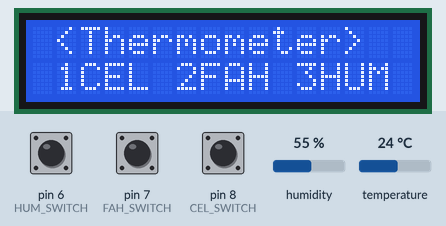
This sketch was run on a simulated Arduino Uno, built with avr-gcc and run on an emulated ATmega328P. Shown: 16×2 character LCD. The test bench sets the inputs (shaded band); at power-on: pin 6 (HUM_SWITCH) LOW, pin 7 (FAH_SWITCH) LOW, pin 8 (CEL_SWITCH) LOW, temperature 24 °C, humidity 55 %. What the sketch prints to the serial monitor is not drawn.

Above: at 1.2 s.
1.3 s: pin 6 (HUM_SWITCH) pulled HIGH for 2.4 s
At 2.5 s:
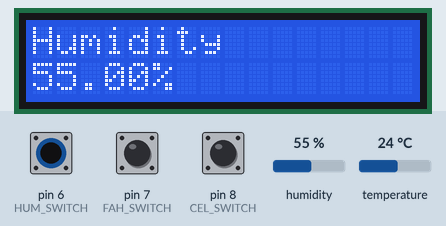
5.2 s: pin 7 (FAH_SWITCH) pulled HIGH for 2.4 s
At 6.7 s:
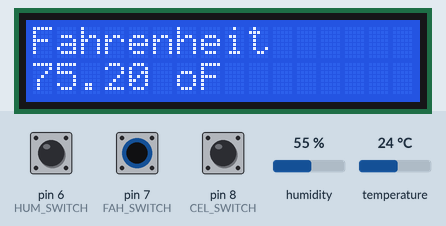
9.1 s: pin 8 (CEL_SWITCH) pulled HIGH for 2.4 s
At 11.0 s:
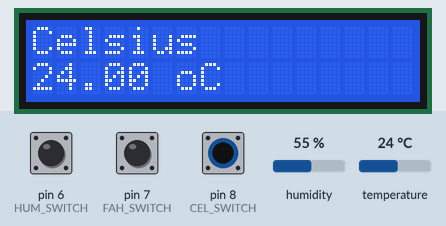
13.0 s: temperature set to 12 °C
At 15.3 s:
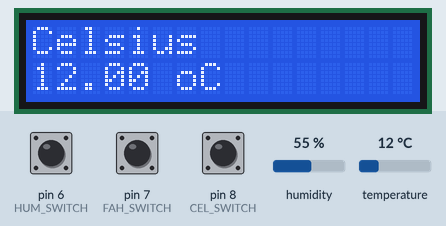
15.9 s: temperature set to 19 °C
At 17.4 s:
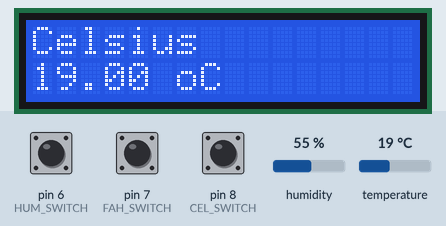
18.6 s: pin 7 (FAH_SWITCH) pulled HIGH for 2.4 s
At 21.7 s:
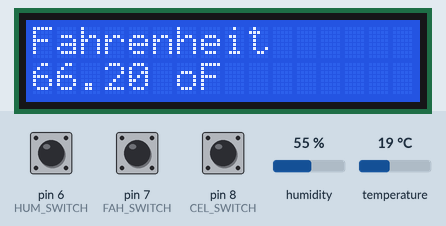
Timing chart, 0 to 23.2 s (numbered marks = the images above; inputs shaded):
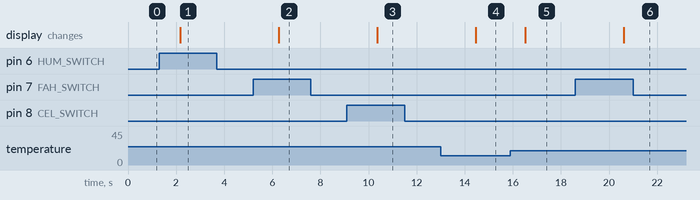

The sketch:

Final_project.ino
```cpp
#include <LiquidCrystal.h>
#include "dht11.h"
dht11 DHT11;
#define DHT11PIN 13
#define ALERT_SIGN 11
#define CEL_SWITCH 8
#define FAH_SWITCH 7
#define HUM_SWITCH 6
int modeSelection;

LiquidCrystal lcd(12, 11, 2, 3, 4, 5);

double Fahrenheit(double celsius)
{
  return 1.8 * celsius + 32;
}

void AlertSignal(int nBlink){
  for(int i = 0; i < nBlink; i++){
      digitalWrite(ALERT_SIGN, HIGH);
      delay(50);
      digitalWrite(ALERT_SIGN, LOW);
      delay(50);
    }
}

void setup() {
  Serial.begin(9600);
  lcd.begin(16, 2);
  lcd.print(" <Thermometer>");
  lcd.setCursor(0, 1);
  lcd.print(" 1CEL 2FAH 3HUM");
  pinMode(ALERT_SIGN, OUTPUT);
  pinMode(CEL_SWITCH, INPUT);
  pinMode(FAH_SWITCH, INPUT);
  pinMode(HUM_SWITCH, INPUT);
}

void loop() {

  int chk = DHT11.read(DHT11PIN);

  if(digitalRead(CEL_SWITCH) == HIGH){
    modeSelection = 1;
  }else if(digitalRead(FAH_SWITCH) == HIGH){
    modeSelection = 2;
  }else if(digitalRead(HUM_SWITCH) == HIGH){
    modeSelection = 3;
  }

  Serial.print("Read sensor: ");
  switch (chk)
  {
    case DHTLIB_OK:
    Serial.println("OK");
    break;
    case DHTLIB_ERROR_CHECKSUM:
    Serial.println("Checksum error");
    break;
    case DHTLIB_ERROR_TIMEOUT:
    Serial.println("Time out error");
    break;
    default:
    Serial.println("Unknown error");
    break;
  }

  switch(modeSelection){
  case 1:
  lcd.clear();
  lcd.setCursor(0, 0);
  lcd.print("Celsius");
  lcd.setCursor(0, 1);
  lcd.print((float)DHT11.temperature, 2);
  lcd.print(" oC");
  break;

  case 2:
  lcd.clear();
  lcd.setCursor(0, 0);
  lcd.print("Fahrenheit");
  lcd.setCursor(0, 1);
  lcd.print(Fahrenheit(DHT11.temperature), 2);
  lcd.print(" oF");
  break;

  case 3:
  lcd.clear();
  lcd.setCursor(0, 0);
  lcd.print("Humidity");
  lcd.setCursor(0, 1);
  lcd.print((float)DHT11.humidity, 2);
  lcd.print("%");
  break;
  }

  Serial.print("Humidity (%): ");
  Serial.println((float)DHT11.humidity, 2);

  Serial.print("Temperature (°C): ");
  Serial.println((float)DHT11.temperature, 2);

  Serial.print("Temperature (°F): ");
  Serial.println(Fahrenheit(DHT11.temperature), 2);

  if(DHT11.temperature > 35){
    AlertSignal(10);
  }else if(DHT11.temperature > 29){ // 32도 폭염주의보
    AlertSignal(5);
  }

  delay(2000);
}
```

Measured:
- after the input at 1.3 s, the display: changes after 0.87 s (image 1)
- after the input at 5.2 s, the display: changes after 1.1 s (image 2)
- after the input at 9.1 s, the display: changes after 1.3 s (image 3)
- after the input at 13.0 s, the display: changes after 1.5 s (image 4)
- after the input at 15.9 s, the display: changes after 0.61 s (image 5)
- after the input at 18.6 s, the display: changes after 2.0 s (image 6)
